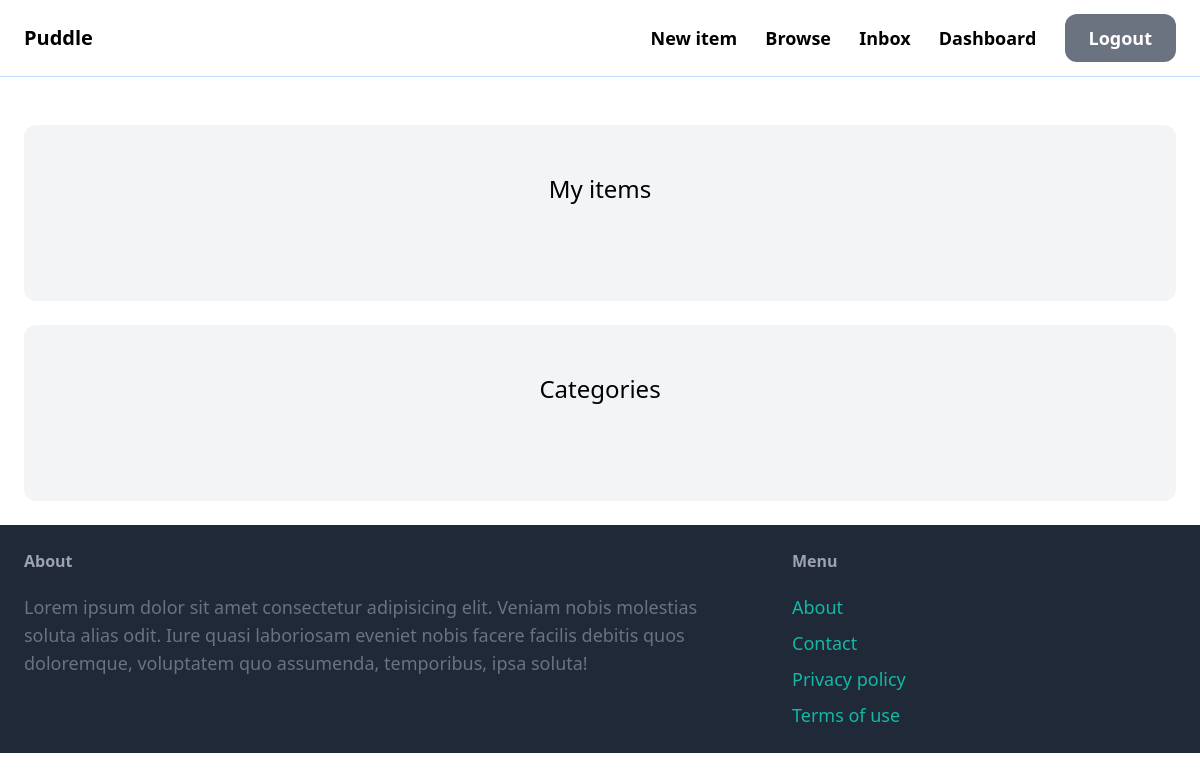
/dashboard/ (signed in), run on an earlier commit of the app's database.
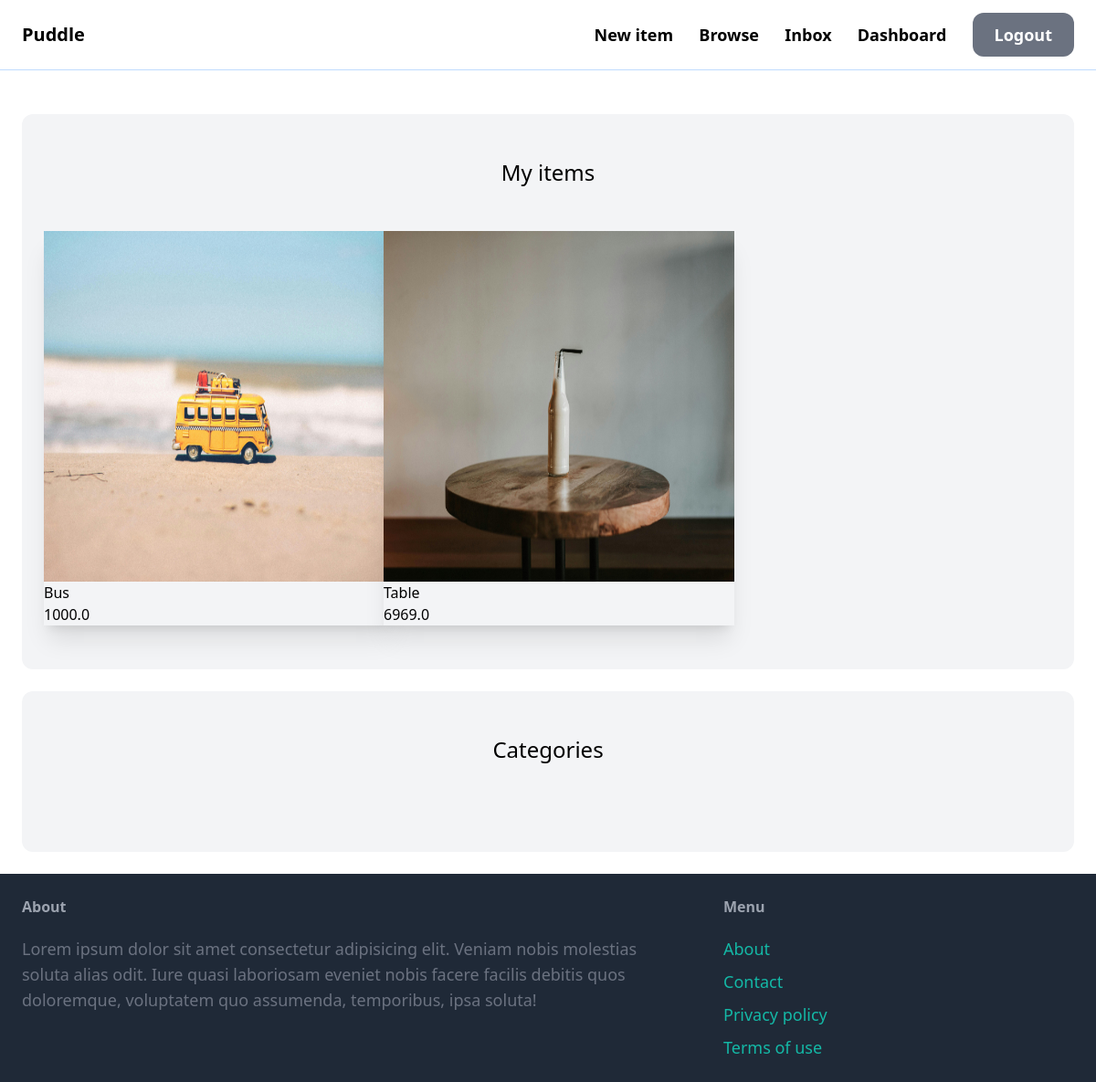
And on a later commit of the database.
### item/models.py (models this page shows, shortened)
class Item(models.Model):
    category=models.ForeignKey(Category,related_name='items',on_delete=models.CASCADE)
    name=models.CharField(max_length=100)
    description=models.TextField(blank=True,null=True)
    price=models.FloatField()
    is_sold=models.BooleanField(default=False)
    created_by=models.ForeignKey(User,related_name='items',on_delete=models.CASCADE)
    created_at=models.DateTimeField(auto_now_add=True)
    image=models.ImageField(upload_to='item_images',blank=True,null=True)
    class Meta:
        ordering=('name',)

### dashboard/views.py (the view)
# urls.py: path('',index,name='index'),
@login_required
def index(request):
    Items=Item.objects.filter(created_by=request.user)
    return render(request,'dashboard/index.html',{'items':Items})

### dashboard/templates/dashboard/index.html (shortened to what this page needs)
{% extends 'core/base.html' %}
{% block content %}
<div class="mt-6 px-6 py-12 bg-gray-100 rounded-xl">
    <h2 class="mb-12 text-2xl text-center">My items</h2>
    <div class="grid grid-cols-3 gap-3">
        {%for item in items%}
        <div class="card bg-gray-100 w-96 shadow-xl">
            <a href="{% url 'item:detail' item.id %}">
            <figure>
              <img
                src="{{item.image.url}}"
                alt="item"/ class="object-fill h-96 w-96">
            </figure>
            <div class="card-body">
              <h2 class="card-title">{{item.name}}</h2>
              <p>{{item.price}}</p>
            </div>
        </a>
          </div>
        {% endfor %}
    </div>
</div>
<div class="mt-6 px-6 py-12 bg-gray-100 rounded-xl">
    <h2 class="mb-12 text-2xl text-center">Categories</h2>
</div>
{% endblock %}

What changed in the data, as far as the page shows it:
added Item: image (picture), name "Bus", price "1000.0"
added Item: image (picture), name "Table", price "6969.0"
